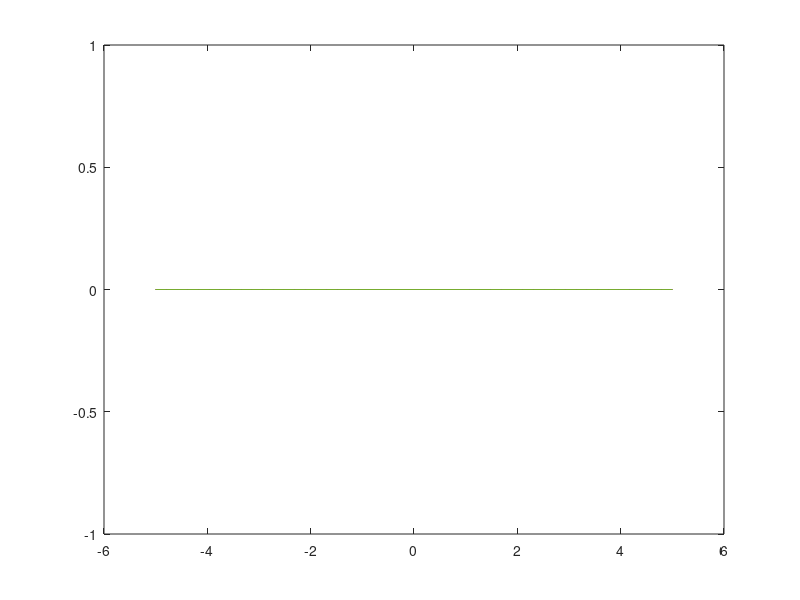

Write MATLAB code to recreate this figure.
clear 
%clc


temp=40;                %temp 100K
T=temp;                      %%%onsagar coefficient find it's value
kbolz=8.61733*10^-5;
beta=1/(kbolz*T);
%mu=0.16*et/5;
mu=0;
noofmu=5;
diffofmu=.002;

mumax=mu+(noofmu)*diffofmu;
mu=mu+diffofmu;
charge=1;
h=6.58*10^(-16);

Q=2;
v=1;
%C1=0;
%C2=0;





NZ=20;                        %no of values of kz
NX=NZ;
NY=NZ;

%uppr=3.14*10^0;                   %uppr limit of kz
%lowr=(-1)*uppr;                %lowr limit of kz
upprz1=3.14;
lowrz1=.86;
upprx1=3.14;
lowrx1=-3.14;
uppry1=3.14;
lowry1=-3.14;

upprz2=-lowrz1;
lowrz2=-upprz1;
upprx2=3.14;
lowrx2=-3.14;
uppry2=3.14;
lowry2=-3.14;


deldiff=abs((upprz1-lowrz1)/(2*2*pi*NZ)); %difference between each value of kz
ddiff=abs((upprz1-lowrz1)/NZ);

%ky=0;
%kx=0;
kz1=linspace(lowrz1,upprz1,NZ);
kx1=linspace(lowrx1,upprx1,NX);
ky1=linspace(lowry1,uppry1,NY);
%ky=0;
%kx=0;
[kz1,kx1,ky1]=meshgrid(kz1,kx1,ky1);
%[kz,kx]=meshgrid(kz,kx);


kz2=linspace(lowrz2,upprz2,NZ);
kx2=linspace(lowrx2,upprx2,NX);
ky2=linspace(lowry2,uppry2,NY);
%ky=0;
%kx=0;
[kz2,kx2,ky2]=meshgrid(kz2,kx2,ky2);
%[kz,kx]=meshgrid(kz,kx);


KZ1=linspace(lowrz1,upprz1,NZ-2);
KX1=linspace(lowrx1,upprx1,NX-2);
KY1=linspace(lowry1,uppry1,NY-2);

%[Kz,Kx,Ky]=meshgrid(Kz,KX,Ky);
[KZ1,KX1,KY1]=meshgrid(KZ1,KX1,KY1);

KZ2=linspace(lowrz2,upprz2,NZ-2);
KX2=linspace(lowrx2,upprx2,NX-2);
KY2=linspace(lowry2,uppry2,NY-2);

%[Kz,Kx,Ky]=meshgrid(Kz,KX,Ky);
[KZ2,KX2,KY2]=meshgrid(KZ2,KX2,KY2);

s=0;
n=30;
%while mu<=mumax
sigp=zeros(noofmu,2*n);
cp=zeros(1,2*n);
c=linspace(-1,5,n);
sig=zeros(1,n);

while s<noofmu
    



for i=1:n
    
    C1=c(i);
    C2=-C1;
%C1=-1;
%C2=-C1;
    
    
H1=zeros(2,2,NZ,NX,NY);
H2=zeros(2,2,NZ,NX,NY);

H1(1,1,:,:,:)=Q*v - C1*(Q - kz1) - kz1*v;
H1(1,2,:,:,:)=- kx1*v + ky1*v*1i;
H1(2,1,:,:,:)=- kx1*v - ky1*v*1i;
H1(2,2,:,:,:)=kz1*v - Q*v - C1*(Q - kz1);

H2(1,1,:,:,:)=Q*v + kz2*v + C2*(Q + kz2);
H2(1,2,:,:,:)=kx2*v - ky2*v*1i;
H2(2,1,:,:,:)=kx2*v + ky2*v*1i;
H2(2,2,:,:,:)=C2*(Q + kz2) - kz2*v - Q*v;

E11=zeros(NZ,NX,NY);
E12=zeros(NZ,NX,NY);
E21=zeros(NZ,NX,NY);
E22=zeros(NZ,NX,NY);


efun11=zeros(2,NZ,NX,NY);
efun12=zeros(2,NZ,NX,NY);
efun21=zeros(2,NZ,NX,NY);
efun22=zeros(2,NZ,NX,NY);

for z=1:NZ
    for x=1:NX
        for y=1:NY
            [V1,D1]=eig(H1(:,:,z,x,y));
            [V2,D2]=eig(H2(:,:,z,x,y));
            %dd1=eig(H1(:,:,z,x,y));
            %dd2=eig(H2(:,:,z,x,y));
            E11(z,x,y)=D1(1,1);
            E12(z,x,y)=D1(2,2);
            E21(z,x,y)=D2(1,1);
            E22(z,x,y)=D2(2,2);
            
            
            efun11(:,z,x,y)=V1(:,1);
            efun12(:,z,x,y)=V1(:,2);
            efun21(:,z,x,y)=V2(:,1);
            efun22(:,z,x,y)=V2(:,2);
            
        end
    end
end

break
%%%
%Differentiation of Hamiltonian
delHkx1=zeros(2,2,NZ,NX,NY);
delHkx2=zeros(2,2,NZ,NX,NY);

delHky1=zeros(2,2,NZ,NX,NY);
delHky2=zeros(2,2,NZ,NX,NY);

%delHkx
delHkx1(1,1,:,:,:)=0;
delHkx1(2,1,:,:,:)=-v;
delHkx1(1,2,:,:,:)=-v;
delHkx1(2,2,:,:,:)=0;

delHkx2(1,1,:,:,:)=0;
delHkx2(2,1,:,:,:)=v;
delHkx2(1,2,:,:,:)=v;
delHkx2(2,2,:,:,:)=0;

delHky1(1,1,:,:,:)=0;
delHky1(2,1,:,:,:)=-v*1i;
delHky1(1,2,:,:,:)=v*1i;
delHky1(2,2,:,:,:)=0;

delHky2(1,1,:,:,:)=0;
delHky2(2,1,:,:,:)=v*1i;
delHky2(1,2,:,:,:)=-v*1i;
delHky2(2,2,:,:,:)=0;

 
%%
%fermi distribution
f11=1./(1+exp((E11-mu)*beta*10^14*h));
%mf11=exp(E11-mu)*beta./(1+exp((E11-mu)*beta));
%dfdE11=-(beta*exp(beta*(E11 - mu)))./((exp(beta*(E11 - mu)) + 1).^2);    %actually delf/delE
sf11=-f11.*log(f11)-(1-f11).*log(1-f11);


f12=1./(1+exp((E12-mu)*beta*10^14*h));
%mf12=exp(E12-mu)*beta./(1+exp((E12-mu)*beta));
%dfdE12=-(beta*exp(beta*(E12 - mu)))./((exp(beta*(E12 - mu)) + 1).^2);    %actually delf/delE
sf12=-f12.*log(f12)-(1-f12).*log(1-f12);


f21=1./(1+exp((E21-mu)*beta*10^14*h));
%mf21=exp(E21-mu)*beta./(1+exp((E21-mu)*beta));
%dfdE21=-(beta*exp(beta*(E21 - mu)))./((exp(beta*(E21 - mu)) + 1).^2);    %actually delf/delE
sf21=-f21.*log(f21)-(1-f21).*log(1-f21);


f22=1./(1+exp((E22-mu)*beta*10^14*h));
%mf22=exp(E22-mu)*beta./(1+exp((E22-mu)*beta));
%dfdE22=-(beta*exp(beta*(E22 - mu)))./((exp(beta*(E22 - mu)) + 1).^2);    %actually delf/delE
sf22=-f22.*log(f22)-(1-f22).*log(1-f22);

%%

% new berry phase
berry1112=zeros(NZ-2,NX-2,NY-2);
%berry13=zeros(NZ-2,NX-2,NY-2);
%berry14=zeros(NZ-2,NX-2,NY-2);

berry1211=zeros(NZ-2,NX-2,NY-2);
%berry23=zeros(NZ-2,NX-2,NY-2);
%berry24=zeros(NZ-2,NX-2,NY-2);

berry2122=zeros(NZ-2,NX-2,NY-2);
%berry32=zeros(NZ-2,NX-2,NY-2);
%berry34=zeros(NZ-2,NX-2,NY-2);

berry2221=zeros(NZ-2,NX-2,NY-2);
%berry42=zeros(NZ-2,NX-2,NY-2);
%berry43=zeros(NZ-2,NX-2,NY-2);

for z=1:NZ-2
    for x=1:NX-2
        for y=1:NY-2
            berry1112(z,x,y)=((efun11(:,z+1,x+1,y+1)'*delHkx1(:,:,z+1,x+1,y+1)*efun12(:,z+1,x+1,y+1))*(efun12(:,z+1,x+1,y+1)'*delHky1(:,:,z+1,x+1,y+1)*efun11(:,z+1,x+1,y+1))-(efun11(:,z+1,x+1,y+1)'*delHky1(:,:,z+1,x+1,y+1)*efun12(:,z+1,x+1,y+1))*(efun12(:,z+1,x+1,y+1)'*delHkx1(:,:,z+1,x+1,y+1)*efun11(:,z+1,x+1,y+1)))/(E11(z+1,x+1,y+1)-E12(z+1,x+1,y+1))^2;
            %berry13(z,x,y)=((efun1(:,z+1,x+1,y+1)'*delHkx(:,:,z+1,x+1,y+1)*efun3(:,z+1,x+1,y+1))*(efun3(:,z+1,x+1,y+1)'*delHky(:,:,z+1,x+1,y+1)*efun1(:,z+1,x+1,y+1))-(efun1(:,z+1,x+1,y+1)'*delHky(:,:,z+1,x+1,y+1)*efun3(:,z+1,x+1,y+1))*(efun3(:,z+1,x+1,y+1)'*delHkx(:,:,z+1,x+1,y+1)*efun1(:,z+1,x+1,y+1)))/(E1(z+1,x+1,y+1)-E3(z+1,x+1,y+1))^2;
            %berry14(z,x,y)=((efun1(:,z+1,x+1,y+1)'*delHkx(:,:,z+1,x+1,y+1)*efun4(:,z+1,x+1,y+1))*(efun4(:,z+1,x+1,y+1)'*delHky(:,:,z+1,x+1,y+1)*efun1(:,z+1,x+1,y+1))-(efun1(:,z+1,x+1,y+1)'*delHky(:,:,z+1,x+1,y+1)*efun4(:,z+1,x+1,y+1))*(efun4(:,z+1,x+1,y+1)'*delHkx(:,:,z+1,x+1,y+1)*efun1(:,z+1,x+1,y+1)))/(E1(z+1,x+1,y+1)-E4(z+1,x+1,y+1))^2;
            
            berry1211(z,x,y)=((efun12(:,z+1,x+1,y+1)'*delHkx1(:,:,z+1,x+1,y+1)*efun11(:,z+1,x+1,y+1))*(efun11(:,z+1,x+1,y+1)'*delHky1(:,:,z+1,x+1,y+1)*efun12(:,z+1,x+1,y+1))-(efun12(:,z+1,x+1,y+1)'*delHky1(:,:,z+1,x+1,y+1)*efun11(:,z+1,x+1,y+1))*(efun11(:,z+1,x+1,y+1)'*delHkx1(:,:,z+1,x+1,y+1)*efun12(:,z+1,x+1,y+1)))/(E12(z+1,x+1,y+1)-E11(z+1,x+1,y+1))^2;
            %berry23(z,x,y)=((efun2(:,z+1,x+1,y+1)'*delHkx(:,:,z+1,x+1,y+1)*efun3(:,z+1,x+1,y+1))*(efun3(:,z+1,x+1,y+1)'*delHky(:,:,z+1,x+1,y+1)*efun2(:,z+1,x+1,y+1))-(efun2(:,z+1,x+1,y+1)'*delHky(:,:,z+1,x+1,y+1)*efun3(:,z+1,x+1,y+1))*(efun3(:,z+1,x+1,y+1)'*delHkx(:,:,z+1,x+1,y+1)*efun2(:,z+1,x+1,y+1)))/(E2(z+1,x+1,y+1)-E3(z+1,x+1,y+1))^2;
            %berry24(z,x,y)=((efun2(:,z+1,x+1,y+1)'*delHkx(:,:,z+1,x+1,y+1)*efun4(:,z+1,x+1,y+1))*(efun4(:,z+1,x+1,y+1)'*delHky(:,:,z+1,x+1,y+1)*efun2(:,z+1,x+1,y+1))-(efun2(:,z+1,x+1,y+1)'*delHky(:,:,z+1,x+1,y+1)*efun4(:,z+1,x+1,y+1))*(efun4(:,z+1,x+1,y+1)'*delHkx(:,:,z+1,x+1,y+1)*efun2(:,z+1,x+1,y+1)))/(E2(z+1,x+1,y+1)-E4(z+1,x+1,y+1))^2;
            
            berry2122(z,x,y)=((efun21(:,z+1,x+1,y+1)'*delHkx2(:,:,z+1,x+1,y+1)*efun22(:,z+1,x+1,y+1))*(efun22(:,z+1,x+1,y+1)'*delHky2(:,:,z+1,x+1,y+1)*efun21(:,z+1,x+1,y+1))-(efun21(:,z+1,x+1,y+1)'*delHky2(:,:,z+1,x+1,y+1)*efun22(:,z+1,x+1,y+1))*(efun22(:,z+1,x+1,y+1)'*delHkx2(:,:,z+1,x+1,y+1)*efun21(:,z+1,x+1,y+1)))/(E21(z+1,x+1,y+1)-E22(z+1,x+1,y+1))^2;
            %berry32(z,x,y)=((efun3(:,z+1,x+1,y+1)'*delHkx(:,:,z+1,x+1,y+1)*efun2(:,z+1,x+1,y+1))*(efun2(:,z+1,x+1,y+1)'*delHky(:,:,z+1,x+1,y+1)*efun3(:,z+1,x+1,y+1))-(efun3(:,z+1,x+1,y+1)'*delHky(:,:,z+1,x+1,y+1)*efun2(:,z+1,x+1,y+1))*(efun2(:,z+1,x+1,y+1)'*delHkx(:,:,z+1,x+1,y+1)*efun3(:,z+1,x+1,y+1)))/(E3(z+1,x+1,y+1)-E2(z+1,x+1,y+1))^2;
            %berry34(z,x,y)=((efun3(:,z+1,x+1,y+1)'*delHkx(:,:,z+1,x+1,y+1)*efun4(:,z+1,x+1,y+1))*(efun4(:,z+1,x+1,y+1)'*delHky(:,:,z+1,x+1,y+1)*efun3(:,z+1,x+1,y+1))-(efun3(:,z+1,x+1,y+1)'*delHky(:,:,z+1,x+1,y+1)*efun4(:,z+1,x+1,y+1))*(efun4(:,z+1,x+1,y+1)'*delHkx(:,:,z+1,x+1,y+1)*efun3(:,z+1,x+1,y+1)))/(E3(z+1,x+1,y+1)-E4(z+1,x+1,y+1))^2;
            
            berry2221(z,x,y)=((efun22(:,z+1,x+1,y+1)'*delHkx2(:,:,z+1,x+1,y+1)*efun21(:,z+1,x+1,y+1))*(efun21(:,z+1,x+1,y+1)'*delHky2(:,:,z+1,x+1,y+1)*efun22(:,z+1,x+1,y+1))-(efun22(:,z+1,x+1,y+1)'*delHky2(:,:,z+1,x+1,y+1)*efun21(:,z+1,x+1,y+1))*(efun21(:,z+1,x+1,y+1)'*delHkx2(:,:,z+1,x+1,y+1)*efun22(:,z+1,x+1,y+1)))/(E22(z+1,x+1,y+1)-E21(z+1,x+1,y+1))^2;
            %berry42(z,x,y)=((efun4(:,z+1,x+1,y+1)'*delHkx(:,:,z+1,x+1,y+1)*efun2(:,z+1,x+1,y+1))*(efun2(:,z+1,x+1,y+1)'*delHky(:,:,z+1,x+1,y+1)*efun4(:,z+1,x+1,y+1))-(efun4(:,z+1,x+1,y+1)'*delHky(:,:,z+1,x+1,y+1)*efun2(:,z+1,x+1,y+1))*(efun2(:,z+1,x+1,y+1)'*delHkx(:,:,z+1,x+1,y+1)*efun4(:,z+1,x+1,y+1)))/(E4(z+1,x+1,y+1)-E2(z+1,x+1,y+1))^2;
            %berry43(z,x,y)=((efun4(:,z+1,x+1,y+1)'*delHkx(:,:,z+1,x+1,y+1)*efun3(:,z+1,x+1,y+1))*(efun3(:,z+1,x+1,y+1)'*delHky(:,:,z+1,x+1,y+1)*efun4(:,z+1,x+1,y+1))-(efun4(:,z+1,x+1,y+1)'*delHky(:,:,z+1,x+1,y+1)*efun3(:,z+1,x+1,y+1))*(efun3(:,z+1,x+1,y+1)'*delHkx(:,:,z+1,x+1,y+1)*efun4(:,z+1,x+1,y+1)))/(E4(z+1,x+1,y+1)-E3(z+1,x+1,y+1))^2;
            
        end
    end
end


berry11=real(1i*(berry1112));
berry12=real(1i*(berry1211));
berry21=real(1i*(berry2122));
berry22=real(1i*(berry2221));

%{
berry1=real(1i*(berry13+berry14));
berry2=real(1i*(berry23+berry24));
berry3=real(1i*(berry31+berry32));
berry4=real(1i*(berry41+berry42));
%}

Nx=NX-2;
Ny=Nx;
Nz=Nx;

%%

%sigxy calculation
sxy11=zeros(Nz,Nx,Ny);
sxy12=zeros(Nz,Nx,Ny);
sxy21=zeros(Nz,Nx,Ny);
sxy22=zeros(Nz,Nx,Ny);
%sxy=zeros;

for z=1:Nz
   for x=1:Nx
    for y=1:Ny
      sxy11(z,x,y)=berry11(z,x,y)*f11(z+1,x+1,y+1);
      
                  
      sxy12(z,x,y)=berry12(z,x,y)*f12(z+1,x+1,y+1);
      
      
      sxy21(z,x,y)=berry21(z,x,y)*f21(z+1,x+1,y+1);
     
      
      sxy22(z,x,y)=berry22(z,x,y)*f22(z+1,x+1,y+1);
      
      
      
    end
  end
end
sxy1=sxy11+sxy12;
sxy2=sxy21+sxy22;


sigxy1=trapzoidl(sxy1,Nz,Nx,Ny,deldiff);
sigxy2=trapzoidl(sxy2,Nz,Nx,Ny,deldiff);
sigxy=sigxy1+sigxy2;
sigxy=(charge^2/h)*sigxy;

sigxy;
constant=charge^2*Q*10^8/(2*3.14*h);
sig(i)=sigxy/constant;

%i/n*100
s*100/noofmu+(i/n*100)/noofmu

end
mu=mu+diffofmu;
%plot(c,sig)
for j=1:n
    sigp(s+1,j)=-sig(n+1-j)*10^12;
end
for j=n+1:2*n
    sigp(s+1,j)=sig(j-n)*10^12;
end
%hold on
s=s+1;

end
for j=1:n
    cp(j)=-c(n+1-j);
end
for j=n+1:2*n
    cp(j)=c(j-n);
end

    
plot(cp,sigp)